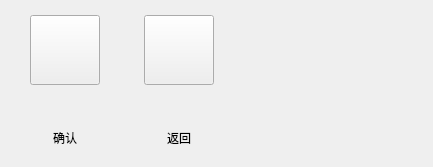
       <widget class="QWidget" name="controlabnormalCheckPage">
        <layout class="QHBoxLayout" name="horizontalLayout_21">
         <property name="spacing">
          <number>44</number>
         </property>
         <property name="leftMargin">
          <number>30</number>
         </property>
         <property name="topMargin">
          <number>15</number>
         </property>
         <property name="rightMargin">
          <number>30</number>
         </property>
         <property name="bottomMargin">
          <number>20</number>
         </property>
         <item>
          <layout class="QVBoxLayout" name="verticalLayout_83">
           <item>
            <widget class="QPushButton" name="abnormalOkBtn">
             <property name="minimumSize">
              <size>
               <width>70</width>
               <height>70</height>
              </size>
             </property>
             <property name="maximumSize">
              <size>
               <width>70</width>
               <height>70</height>
              </size>
             </property>
             <property name="text">
              <string/>
             </property>
            </widget>
           </item>
           <item>
            <widget class="QLabel" name="abnormalOkBtnLabel">
             <property name="minimumSize">
              <size>
               <width>70</width>
               <height>0</height>
              </size>
             </property>
             <property name="text">
              <string>确认</string>
             </property>
             <property name="alignment">
              <set>Qt::AlignCenter</set>
             </property>
            </widget>
           </item>
          </layout>
         </item>
         <item>
          <layout class="QVBoxLayout" name="verticalLayout_84">
           <item>
            <widget class="QPushButton" name="abnormalBackBtn">
             <property name="minimumSize">
              <size>
               <width>70</width>
               <height>70</height>
              </size>
             </property>
             <property name="maximumSize">
              <size>
               <width>70</width>
               <height>70</height>
              </size>
             </property>
             <property name="text">
              <string/>
             </property>
            </widget>
           </item>
           <item>
            <widget class="QLabel" name="abnormalBackBtnLabel">
             <property name="text">
              <string>返回</string>
             </property>
             <property name="alignment">
              <set>Qt::AlignCenter</set>
             </property>
            </widget>
           </item>
          </layout>
         </item>
         <item>
          <spacer name="horizontalSpacer">
           <property name="orientation">
            <enum>Qt::Horizontal</enum>
           </property>
           <property name="sizeHint" stdset="0">
            <size>
             <width>189</width>
             <height>20</height>
            </size>
           </property>
          </spacer>
         </item>
        </layout>
       </widget>
